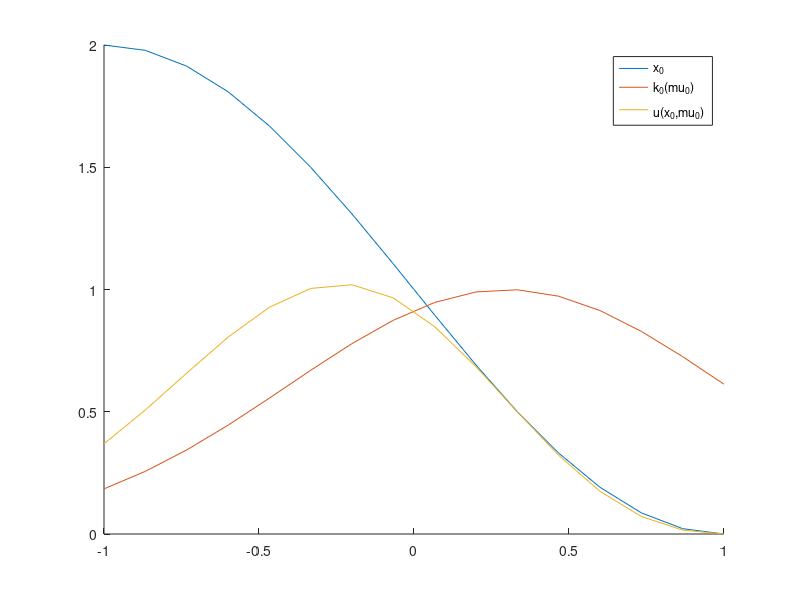

The MATLAB source for this figure: (Note: this script raises an error after producing the figure.)
clear all;
close all;

rng(1); % for reproducibility

addpath('source/');

% N = 128;
N = 16;
% N = 6;

%% 1D heat equation with temperature-dependent and parameter-dependent (Gaussian) conductivity

Omega = [-1 1];
xis = linspace(Omega(1),Omega(2),N)';
dx = (Omega(2)-Omega(1))/N;

k0 = @(mu) exp(-(xis-mu).^2);
nu = @(x,mu) k0(mu).*x; % thermal conductivity

x0 = -sin(pi/2*xis) + 1; % -> make intial condition satisfy BC
% x0 = ones(size(xis)) ; % -> make intial condition satisfy BC
mu0 = .3;

figure
hold on
plot(xis,x0, "DisplayName","x_0")
plot(xis,k0(mu0), "DisplayName","k_0(\mu_0)")
plot(xis,nu(x0,mu0), "DisplayName","\nu(x_0,\mu_0)")
legend('show')

%%
dt = 1e-4;
t_end = 1;
% t_end = 10*dt;
nt = t_end/dt;

is = [2];
I = speye(N);

%% 
D = spdiags([-ones(N,1) ones(N,1)], [-1 1],N,N); % first-order central finite difference
D(1,1) = -1; D(end,end) = 1; % homogeneous Neumann BC
D = D/(2*dx);
D1 = D;

% F1 = @(x,theta) 0;
% F1_exact = @(x) D1*(nu(x,k0(mu)).*(D1*x));

F2_exact = @(x1,x2,mu) D1*(nu(x1,mu).*(D1*x2));
% Q: are boundary conditions in D1 correct like this?

%% 1) simple setting: fixed mu
F2 = @(x1,x2) F2_exact(x1,x2,mu0);
F2X = @(X) F2(X(:,1),X(:,2));  % enable storing variables in one matrix


mus = mu0;
s= 1;
qH = 1;
Theta_H = 1;
Thetas{1} = Theta_H;

%% continue here !!! 22-08-2025

%% 2) general setting: arbitrary qH

qH = 3;
s = qH;
mus = (0:s-1)+mu0
theta_H = @(mu) (mu-mu0).^((0:s-1)');
Theta_H = theta_H(mus)';
Thetas{1} = Theta_H;

%%

Nu = 0; % input signal dimension

% f = @(x,u,mu) F1(x,theta_A(mu));

% f = @(x,u,mu) F2(x,x);
f = @(x,u,mu) F2(x,x);

%% generate ROM basis construction data
X_b = zeros(N,nt+1,s);
U_b = zeros(Nu,nt+1,s); 
% X0s = 10*[-sin(pi/2*xs)' sin(3*pi/2*xs)']; % -> make intial condition satisfy BC
% x0 = -sin(pi/2*xis); % -> make intial condition satisfy BC

for k = 1:s
t = 0;
x = x0;
u = U_b(:,1,s);

X_b(:,1,k) = x0;
% U_b(:,1) = u;

    mu = mus(:,k);
    for i=1:nt
        x = single_step(x,0,dt,f,mu);
        t = t + dt;
        u = U_b(:,i,k);

        X_b(:,i+1,k) = x;
    end
end

%% construct ROM basis via POD
[V,S,~] = svd(X_b(:,:),'econ');
% n = 20;
n = 6;
% n = 16;

Vn = V(:,1:n);
% Vn = eye(n);

%% opinf on ROM basis snapshot data
% tX_b = Vn'*X_b;
tX_b = pagemtimes(Vn',X_b);
tX_b1 = tX_b(:,1:end-1,:);
tX_b2 = tX_b(:,2:end,:);
dot_tX_b = (tX_b2-tX_b1)/dt;

[O,A_inds,B_inds,condD] = p_opinf(dot_tX_b,tX_b1,[],is,Thetas,true);
sota.O = O;
sota.condsD = condD;

%% construct intrusive operators
% tA1s = precompute_rom_operator_param(F1X,Vn,1,qA);
% 
% intr.O = tA1s(:,:);

% Jn2 = power2kron(n,2);
% tA2 = precompute_rom_operator(F2X,Vn,2)*Jn2;

tA2s = precompute_rom_operator_param(@(X,theta) F2X(X),Vn,2,qH);

intr.O = tA2s(:,:);

% tA2_2= Vn'*C*kron(Vn,Vn)*Jn2;
% norm(tA2-tA2_2)

%% generate rank-sufficient snapshot data
tX0_pure = rank_suff_basis(n,is);
U0_pure = [];
XU = blkdiag(U0_pure,tX0_pure);
tX0 = XU(Nu+1:end,:);
U0 = XU(1:Nu,:);

% tX0 = rank_suff_basis(n,is);
% U0 = [];

nf = size(tX0,2);
tX1 = zeros(n,nf,s);

% compute time step estimate (3.10)
dt1 = dt_estimate(X_b(:,:,1),U_b(:,:,1),Vn(:,1),dt,is); % internally computes derivatives, so we cannot concatenate trajectories

for k =1:s
    mu = mus(:,k);
    for i = 1:nf
        tX1(:,i,k) = Vn'*single_step(Vn*tX0(:,i),U0(:,i),dt1,f,mu);
    end
end

dot_tX = (tX1-tX0)/dt1;

%%
ns = 1:n;
% ns = n;
nn = numel(ns);

B_errors = zeros(nn,1);
A1_errors = zeros(nn,1);
A2_errors = zeros(nn,1);

deco.O_errors = zeros(nn,1);
deco.condsD = zeros(nn,s);

mono.O_errors = zeros(nn,1);
mono.condsD = zeros(nn,1);

n_is__ = n_is(n,is);

for j = 1:nn
    n_ = ns(j);
    n_is_ = n_is(n_,is);
    nf_ = sum(n_is_)+Nu;

    % ks = [1:Nu+n_is_(1), Nu+n_is__(1)+1:Nu+n_is__(1)+n_is_(2)];
    ks = [1:Nu+n_is_(1)];

    tX0_ = tX0(1:n_,ks);
    dot_tX_ = dot_tX(1:n_,ks,:);
    U0_ = U0(:,ks);

    hA2s_ = zeros(n_,n_is_,s);
    tA2s_ = zeros(n_,n_is_,s);

    tX = repmat(full(tX0_),1,1,s);
    [O,A_inds,B_inds,condD] = p_opinf(dot_tX_,tX,U0_,is,Thetas,true);
    mono.O = O;
    mono.condsD(j) = condD;

    for k =1:s
        dot_tX_ = dot_tX(1:n_,ks,k);

        [O,A_inds,B_inds,condD] = opinf(dot_tX_,tX0_,U0_,is,true);
        % hA1_ = O(:,A_inds(1,1):A_inds(1,2));
        hA2_ = O(:,A_inds(1,1):A_inds(1,2));
        % hA2_ = O(:,A_inds(2,1):A_inds(2,2));
        hB_ = O(:,B_inds(1,1):B_inds(1,2));

        % tB_ = tB(1:n_,:);
        % tA1_ = tA1s(1:n_,1:n_is_(1),k);
        tA2_ = tA2s(1:n_,1:n_is_(1),k);
        % tA2_ = tA2(1:n_,1:n_is_(2));

        % tO_ = [tA1_ tA2_];
        tO_ = [tA2_];
        % O_errors(j,k) = norm(O-tO_,"fro")/norm(tO_,"fro");

        deco.condsD(j,k) = condD;

        hA2s_(:,:,k) = hA2_;
        tA2s_(:,:,k) = tA2_;
    end

    hA2s_ = hA2s_(:,:)*kron(inv(Theta_H),eye(n_is_))';
    % O_errors(j) = norm(tA1s_(:,:)-hA1s_,"fro")/norm(tO_,"fro");
    deco.O_errors(j) = norm(tA2s_(:,:)-hA2s_,"fro");
    mono.O_errors(j) = norm(tA2s_(:,:)-mono.O,"fro");

end

figure
hold on
semilogy(ns,sum(mono.O_errors,2)/qH,'x-', 'LineWidth', 2,'DisplayName',"monolithic")
semilogy(ns,sum(deco.O_errors,2)/qH,'x-', 'LineWidth', 2,'DisplayName',"decoupled")
ylabel("operator error")
xlabel("ROM dimension")
set(gca, 'YScale', 'log')
grid on
legend("show")

figure
hold on
semilogy(ns,mono.condsD,'x-', 'LineWidth', 2,'DisplayName',"monolithic")
semilogy(ns,sum(deco.condsD,2)/s,'x-', 'LineWidth', 2,'DisplayName',"decoupled")
semilogy(n,sota.condsD, 'x-', 'LineWidth', 2,'DisplayName',"state of the art")
ylabel("operator error")
xlabel("ROM dimension")
set(gca, 'YScale', 'log')
grid on
legend("show")



%% visualize singular values
% figure; semilogy(diag(S),'o-')
% hold on

% save("data/data_burgers","O_errors","condsD");


%% FOM solver running for one time step
function x_1 = single_step(x_0,u_0,dt,f,mu)
    x_1 = x_0 + dt*f(x_0,u_0,mu);
end
